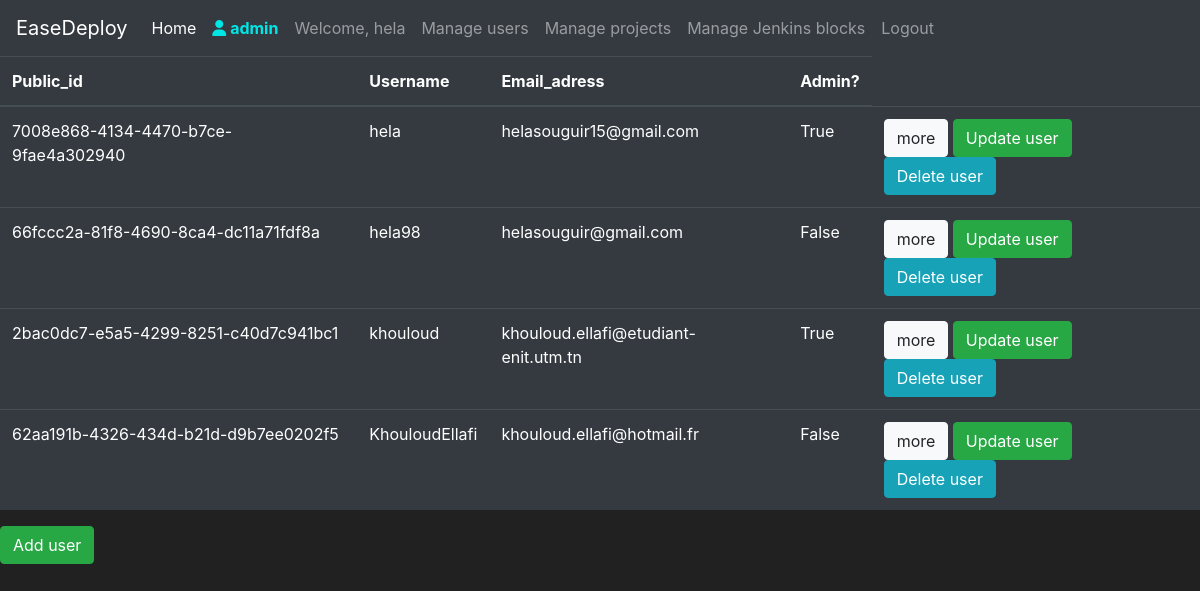
Page /user (signed in) on the committed database.
### devOps/models.py (models this page shows, shortened)
class User(db.Model,UserMixin):
    __tablename__ = 'tblUser'
    id = db.Column(db.Integer(), primary_key=True)
    public_id= db.Column(db.String(50),unique=True)
    username = db.Column(db.String(length=50), nullable=False, unique=True)
    email_address = db.Column(db.String(length=50), nullable=False, unique=True)
    password_hash = db.Column(db.String(length=60), nullable=False)
    github_access_token = db.Column(db.String(length=255))
    github_username=db.Column(db.String(length=50))
    admin = db.Column(db.Boolean)
    projects = db.relationship('Application',backref='projectOwner',lazy=True)
    @property
    def password(self):
        return self.password

### devOps/routes.py (the view, shortened to what this page needs)
@app.route('/user', methods=['GET', 'POST'])
@jwt_required(fresh=True)
def get_all_users():
    username=get_jwt_identity()
    current_user = User.query.filter_by(username=username).first()
    if not current_user.admin:
        flash('Please login as an administrator')
        return redirect(url_for('login_page'))
    output = getAllUsers()
    return render_template("allUsers.html", data=output)

### devOps/crudUsers.py (called while the page is built)
def getAllUsers():
    users = User.query.all()
    output = []
    for user in users:
        user_data = {}
        user_data['public_id'] = user.public_id
        user_data['username'] = user.username
        user_data['email_address'] = user.email_address
        user_data['password_hash'] = user.password_hash
        user_data['admin'] = user.admin
        output.append(user_data)
    return output

### devOps/models.py (called while the page is built)
@login_manager.user_loader
def load_user(user_id):
    return User.query.get(int(user_id))

### devOps/templates/allUsers.html (shortened to what this page needs)
{% extends 'base.html' %}
{% block content %}
      <table class="table table-hover table-dark">
        <thead>
            <tr>
                <th scope="col">Public_id</th>
                <th scope="col">Username</th>
                <th scope="col">Email_adress</th>
                <th scope="col">Admin?</th>
            </tr>
        </thead>
        <tbody>
            {% for item in data %}
                <tr>
                    <td>{{ item.public_id }}</td>
                    <td>{{ item.username }}</td>
                    <td>{{ item.email_address }}</td>
                    <td>{{ item.admin }}</td>
                    <td>
                        <form id="user_form" action= "{{ url_for('get_all_users') }}"method="POST">
                            <button type="submit" class="btn btn-light" name="action" value="more">more</button>
                            <button class="btn btn-outline btn-success" type="submit" name="action" value="update">Update user</button>
                            <button class="btn btn-outline btn-info" type="submit" name="action" value="delete">Delete user</button>
                        </form>
                    </td>
                </tr>
            {% endfor %}
        </tbody>
    </table>
    <form id="add_user" action= "{{ url_for('get_all_users') }}"method="POST">
    <button class="btn btn-outline btn-success" type="submit" name="action" value="create">Add user</button>
</form>
{% endblock %}

### devOps/templates/base.html (shortened to what this page needs)
<!doctype html>
<html lang="en">
   <head>
      <link rel="stylesheet" href="https://cdn.jsdelivr.net/npm/bootstrap@4.5.3/dist/css/bootstrap.min.css">
   </head>
   <body>
    <nav class="navbar navbar-expand-md navbar-dark bg-dark">
      <a class="navbar-brand" href="#">EaseDeploy</a>
      <div class="collapse navbar-collapse" id="navbarNav">
        <ul class="navbar-nav mr-auto">
            <li class="nav-item active">
                <a class="nav-link" href="{{ url_for('home_page') }}">Home <span class="sr-only">(current)</span></a>
            </li>
            {% if current_user.is_authenticated %}
            <ul class="navbar-nav">
                <li class="nav-item">
                    <a class="nav-link" style="color: #00e6e6; font-weight: bold">
                        <i class="fas fa-user"></i>
                        {% if current_user.admin %}
                             admin
                        {% endif %}
                    </a>
                </li>
                <li class="nav-item">
                    <a class="nav-link">Welcome, {{ current_user.username }}</a>
                </li>
                {% if current_user.admin %}
                <li class="nav-item">
                    <a class="nav-link" href="{{ url_for('get_all_users') }}">Manage users</a>
                </li>
                <li class="nav-item">
                    <a class="nav-link" href="{{ url_for('get_all_projects') }}">Manage projects</a>
                </li>
                <li class="nav-item">
                    <a class="nav-link" href="{{ url_for('home_page') }}">Manage Jenkins blocks</a>
                </li>
                {% endif %}
                <li class="nav-item">
                    <a class="nav-link" href="{{ url_for('logout') }}">Logout</a>
                </li>
            </ul>
          {% endif %}
      </div>
    </nav>
      {% block content %}
      {% endblock %}
   </body>
</html>

### devOps/templates/base.html (style rules this page uses)
body { background-color: #212121; color: white }

### rows in the picture
User: username "hela", public_id "7008e868-4134-4470-b7ce-9fae4a302940", email_address "helasouguir15@gmail.com", admin "True"
User: public_id "66fccc2a-81f8-4690-8ca4-dc11a71fdf8a", username "hela98", email_address "helasouguir@gmail.com", admin "False"
User: public_id "2bac0dc7-e5a5-4299-8251-c40d7c941bc1", username "khouloud", email_address "khouloud.ellafi@etudiant-enit.utm.tn", admin "True"
User: public_id "62aa191b-4326-434d-b21d-d9b7ee0202f5", username "KhouloudEllafi", email_address "khouloud.ellafi@hotmail.fr", admin "False"
